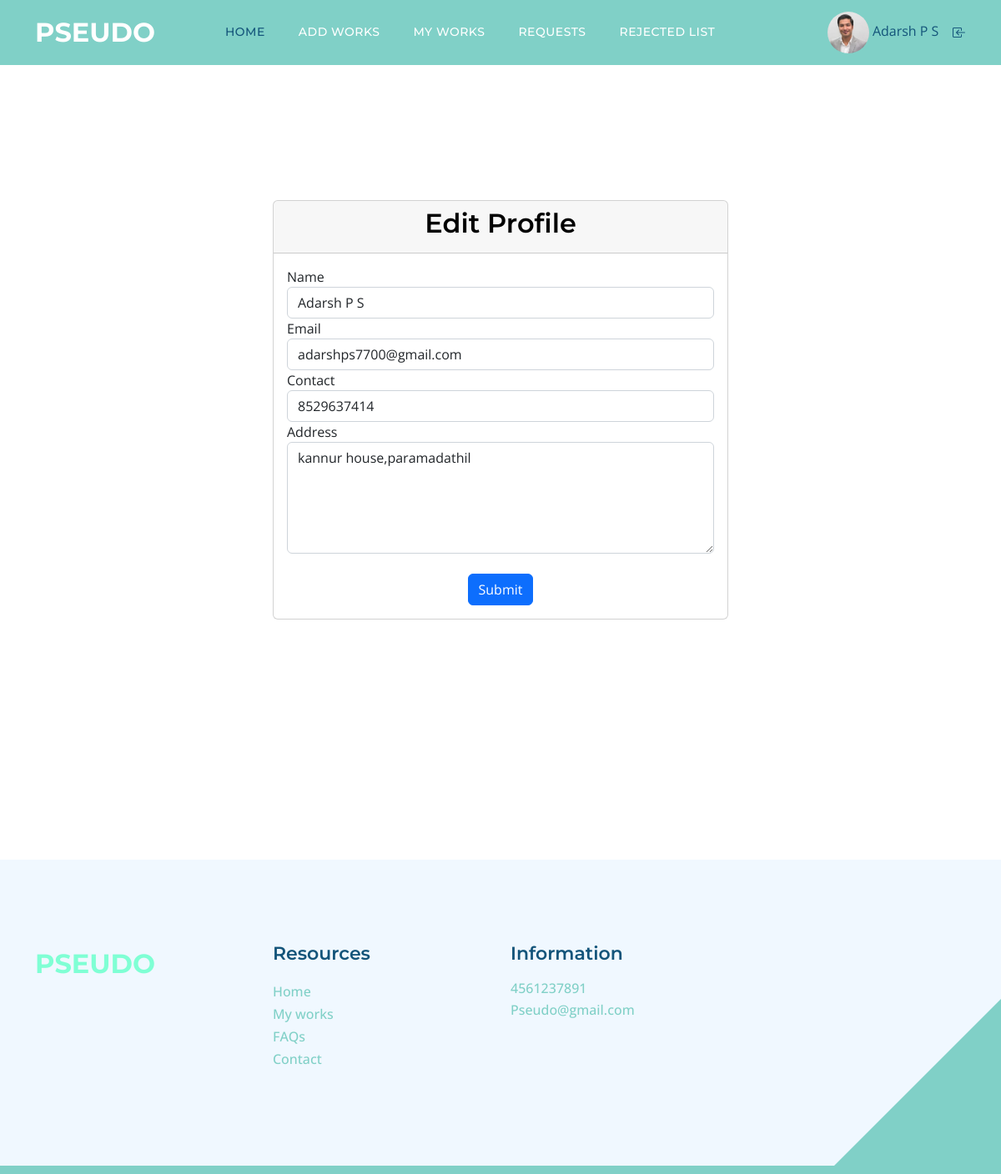
The page /client/Edit_profile.php (signed in) on the database its author committed.
### tables this page shows
CREATE TABLE `tbl_client` (
  `client_id` int(11) NOT NULL,
  `client_name` varchar(50) NOT NULL,
  `client_email` varchar(50) NOT NULL,
  `place_id` int(11) NOT NULL,
  `client_address` varchar(100) NOT NULL,
  `client_photo` varchar(50) NOT NULL,
  `client_proof` varchar(50) NOT NULL,
  `client_password` varchar(50) NOT NULL,
  `client_dob` varchar(50) NOT NULL,
  `client_contact` varchar(50) NOT NULL,
  `client_status` int(11) NOT NULL,
  `client_gender` varchar(50) NOT NULL
);

### client/Edit_profile.php (the view, shortened to what this page needs)
<?php
include('Header.php');
?>
<!DOCTYPE html PUBLIC "-//W3C//DTD XHTML 1.0 Transitional//EN" "http://www.w3.org/TR/xhtml1/DTD/xhtml1-transitional.dtd">
<html xmlns="http://www.w3.org/1999/xhtml">
<head>
</head>
<body>
<div class="container mt-5">
    <div class="row justify-content-center">
        <div class="col-md-6">
            <div class="card">
                <div class="card-header text-center">
                    <h3>Edit Profile</h3>
                </div>
                <div class="card-body">
                    <?php
                    $selqry = "SELECT * FROM tbl_client WHERE client_id=" . $_SESSION['cid'];
                    $client = $con->query($selqry);
                    $data = $client->fetch_assoc();
                    ?>
                    <form id="form1" name="form1" method="post" action="">
                        <div class="form-group">
                            <label for="txt_name">Name</label>
                            <input type="text" name="txt_name" value="<?php echo $data['client_name']; ?>" id="txt_name" class="form-control" />
                        </div>
                        <div class="form-group">
                            <label for="txt_email">Email</label>
                            <input type="email" name="txt_email" value="<?php echo $data['client_email']; ?>" id="txt_email" class="form-control" />
                        </div>
                        <div class="form-group">
                            <label for="txt_contact">Contact</label>
                            <input type="text" name="txt_contact" value="<?php echo $data['client_contact']; ?>" id="txt_contact" class="form-control" />
                        </div>
                        <div class="form-group">
                            <label for="txt_address">Address</label>
                            <textarea name="txt_address" id="txt_address" cols="45" rows="5" class="form-control"><?php echo $data['client_address']; ?></textarea>
                        </div>
                        <br>
                        <div class="text-center">
                            <button type="submit" name="btn_submit" id="btn_submit" class="btn btn-primary">Submit</button>
                        </div>
                    </form>
                </div>
            </div>
        </div>
    </div>
</div>
</body>
<?php
include('Footer.php');
?>
</html>

### Asset/Templates/Main/css/templatemo-topic-listing.css (style rules this page uses)
:root { --white-color: #ffffff; --primary-color: #13547a; --secondary-color: #80d0c7; --section-bg-color: #f0f8ff; --custom-btn-bg-color: #80d0c7; --custom-btn-bg-hover-color: #13547a; --dark-color: #000000; --p-color: #717275; --border-color: #7fffd4; --link-hover-color: #13547a; --body-font-family: 'Open Sans', sans-serif; --title-font-family: 'Montserrat', sans-serif; --h1-font-size: 58px; --h2-font-size: 46px; --h3-font-size: 32px; --h4-font-size: 28px; --h5-font-size: 24px; --h6-font-size: 22px; --p-font-size: 20px; --menu-font-size: 14px; --btn-font-size: 18px; --copyright-font-size: 16px; --border-radius-large: 100px; --border-radius-medium: 20px; --border-radius-small: 10px; --font-weight-normal: 400; --font-weight-medium: 500; --font-weight-semibold: 600; --font-weight-bold: 700; }
body { background-color: var(--white-color); font-family: var(--body-font-family); }
h2, h3, h4, h5, h6 { color: var(--dark-color); }
h1, h2, h3, h4, h5, h6 { font-family: var(--title-font-family); font-weight: var(--font-weight-semibold); }
h3 { font-size: var(--h3-font-size); }
a, button { touch-action: manipulation; transition: all 0.3s; }

### rows shown on the page
tbl_client: txt_name "Adarsh P S", txt_email "adarshps7700@gmail.com", txt_contact "8529637414", txt_address "kannur house,paramadathil"

### other values the page prints
$_SESSION['cName'] "Adarsh P S"
